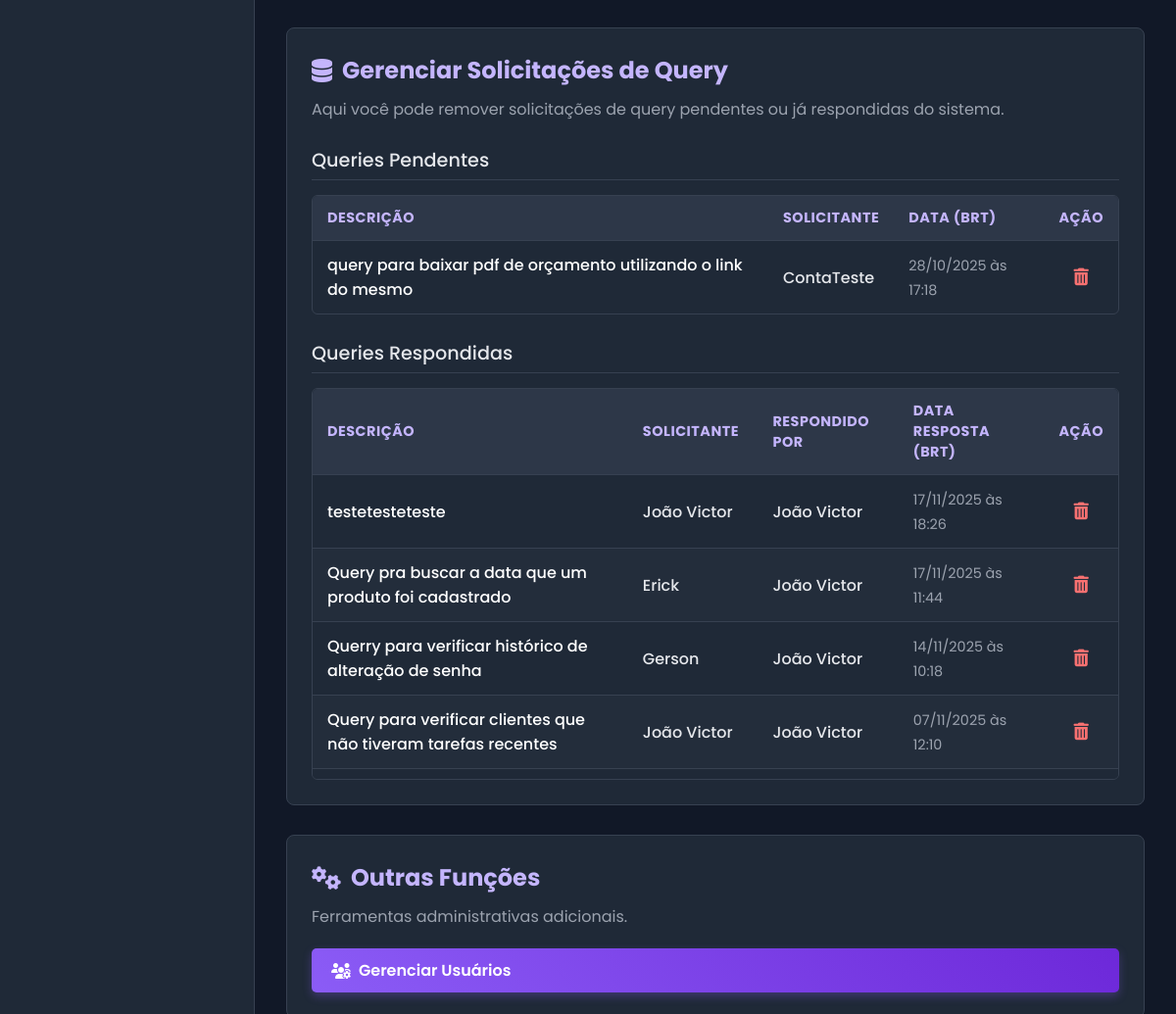
Page /admin (signed in, middle part) on the earlier database version.
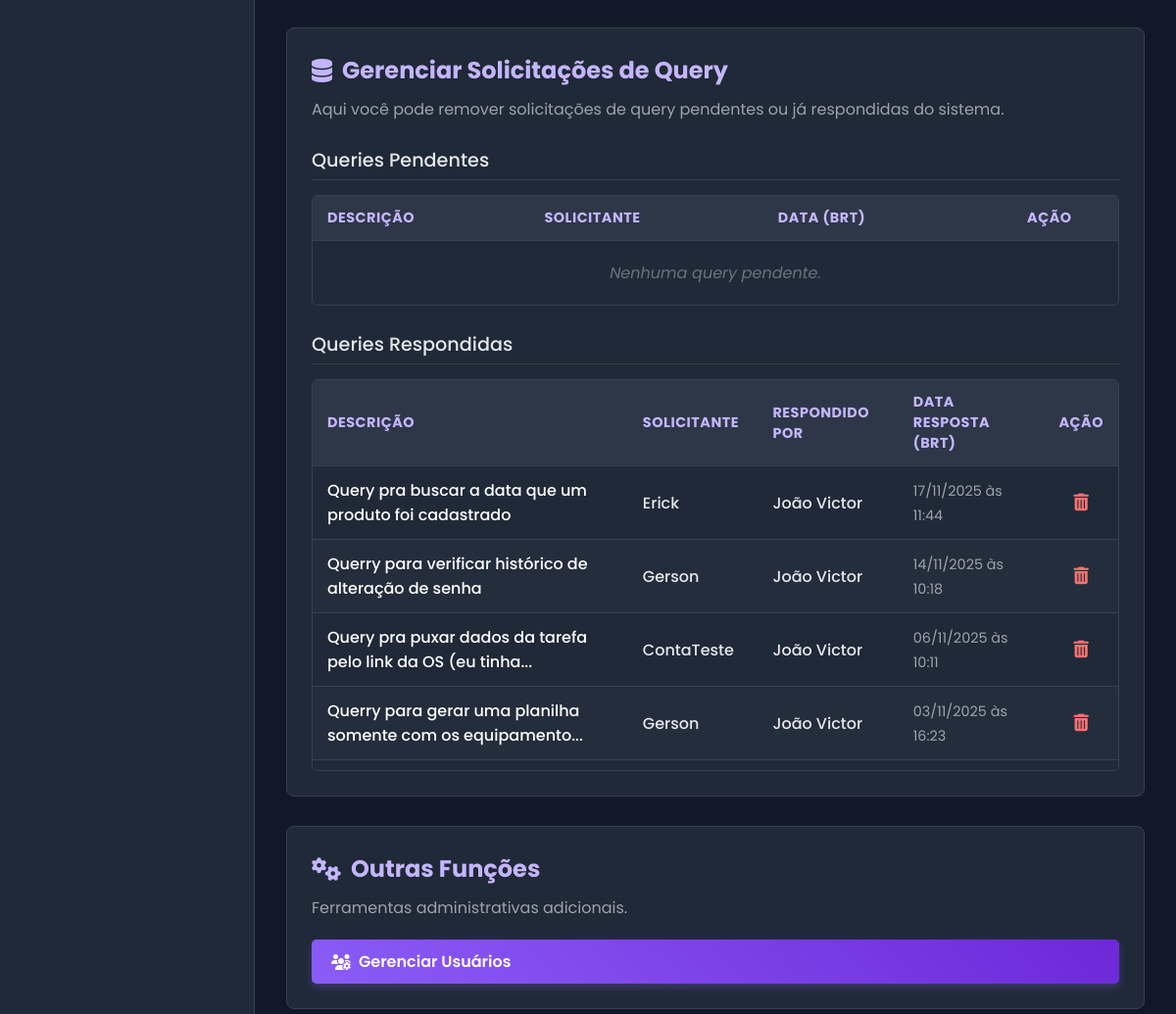
Same page on the later database version.
### app.py (models this page shows, shortened)
class QueryRequest(db.Model):
    id = db.Column(db.Integer, primary_key=True)
    description = db.Column(db.Text, nullable=False)
    sql_query = db.Column(db.Text, nullable=True)
    status = db.Column(db.String(20), default='Pendente', nullable=False)
    created_at = db.Column(db.DateTime, default=datetime.utcnow)
    answered_at = db.Column(db.DateTime, nullable=True)
    requester_id = db.Column(db.Integer, db.ForeignKey('user.id'), nullable=False)
    responder_id = db.Column(db.Integer, db.ForeignKey('user.id'), nullable=True)
    requester = db.relationship('User', foreign_keys=[requester_id])
    responder = db.relationship('User', foreign_keys=[responder_id])

class User(db.Model, UserMixin):
    id = db.Column(db.Integer, primary_key=True)
    name = db.Column(db.String(150), nullable=False)
    username = db.Column(db.String(80), unique=True, nullable=False)
    email = db.Column(db.String(120), unique=True, nullable=False)
    password_hash = db.Column(db.String(128), nullable=False)
    discord_id = db.Column(db.String(50), nullable=True, unique=True)
    is_admin = db.Column(db.Boolean, nullable=False, default=False)
    manager_id = db.Column(db.Integer, db.ForeignKey('user.id'), nullable=True) # <<< ADICIONADO AQUI
    lunch_start = db.Column(db.Time, nullable=True)
    lunch_end = db.Column(db.Time, nullable=True)

### app.py (the view)
@app.route('/admin')
@login_required
@admin_required
def admin_dashboard():
    export_form = EventExportForm()
    all_logs = EventLog.query.options(
        joinedload(EventLog.user),
        joinedload(EventLog.event_type)
    ).order_by(EventLog.timestamp.desc()).all()
    pending_queries = QueryRequest.query.options(
        joinedload(QueryRequest.requester) # Carrega dados do solicitante
    ).filter_by(status='Pendente').order_by(QueryRequest.created_at.desc()).all()
    answered_queries = QueryRequest.query.options(
        joinedload(QueryRequest.requester), # Carrega solicitante
        joinedload(QueryRequest.responder)  # Carrega quem respondeu
    ).filter_by(status='Respondida').order_by(QueryRequest.answered_at.desc()).all()
    return render_template('admin.html',
                           title="Painel Admin",
                           all_logs=all_logs,
                           export_form=export_form,
                           pending_queries=pending_queries,   # <-- Passa para o template
                           answered_queries=answered_queries  # <-- Passa para o template
                          )

### app.py (called while the page is built)
@app.context_processor
def inject_now():
    return {'now': datetime.utcnow()}

@app.template_filter('brt')
def format_datetime_brt(dt):
    if not dt:
        return "N/A"
    try:
        dt_brt = dt - timedelta(hours=3)
        return dt_brt.strftime('%d/%m/%Y às %H:%M')
    except Exception:
        return "Data Inválida"

@login_manager.user_loader
def load_user(user_id):
    return User.query.get(int(user_id))

def admin_required(f):
    @wraps(f)
    def decorated_function(*args, **kwargs):
        if not current_user.is_authenticated or not current_user.is_admin:
            flash('Você não tem permissão para acessar esta página.', 'danger')
            return redirect(url_for('index'))
        return f(*args, **kwargs)
    return decorated_function

### templates/admin.html (shortened to what this page needs)
{% extends "base.html" %}
{% block head_extra %}
<link rel="stylesheet" href="https://cdnjs.cloudflare.com/ajax/libs/font-awesome/6.2.0/css/all.min.css">
{% endblock %}
{% block content %}
<div class="page-container admin-page-wrapper">
    <div class="admin-section" style="margin-top: 30px;">
        <h2><i class="fa-solid fa-database"></i> Gerenciar Solicitações de Query</h2>
        <p>Aqui você pode remover solicitações de query pendentes ou já respondidas do sistema.</p>
        <h3 class="admin-subsection-title">Queries Pendentes</h3>
        <div class="log-table-container" style="max-height: 400px; overflow-y: auto; margin-top: 15px;">
            <table class="log-table">
                <thead>
                    <tr>
                        <th>Descrição</th>
                        <th>Solicitante</th>
                        <th>Data (BRT)</th>
                        <th style="text-align: center;">Ação</th>
                    </tr>
                </thead>
                <tbody>
                    {% for query in pending_queries %}
                    <tr>
                        <td><span class="log-event">{{ query.description|truncate(80, True) }}</span></td>
                        <td><span class="log-user">{{ query.requester.name if query.requester else 'N/A' }}</span></td>
                        <td><span class="log-time">{{ query.created_at | brt }}</span></td>
                        <td style="text-align: center;">
                            <form method="POST" action="{{ url_for('admin_delete_query', query_id=query.id) }}" onsubmit="return confirm('Tem certeza que deseja apagar esta query PENDENTE?');" style="margin: 0;">
                                <button type="submit" class="delete-btn-admin" title="Apagar Query">
                                    <i class="fa-solid fa-trash-can"></i>
                                </button>
                            </form>
                        </td>
                    </tr>
                    {% else %}
                    <tr>
                        <td colspan="4" style="text-align: center; padding: 20px; font-style: italic; color: #6b7280;">Nenhuma query pendente.</td>
                    </tr>
                    {% endfor %}
                </tbody>
            </table>
        </div>
        <h3 class="admin-subsection-title" style="margin-top: 25px;">Queries Respondidas</h3>
        <div class="log-table-container" style="max-height: 400px; overflow-y: auto; margin-top: 15px;">
            <table class="log-table">
                <thead>
                    <tr>
                        <th>Descrição</th>
                        <th>Solicitante</th>
                        <th>Respondido por</th>
                        <th>Data Resposta (BRT)</th>
                        <th style="text-align: center;">Ação</th>
                    </tr>
                </thead>
                <tbody>
                    {% for query in answered_queries %}
                    <tr>
                        <td><span class="log-event">{{ query.description|truncate(60, True) }}</span></td>
                        <td><span class="log-user">{{ query.requester.name if query.requester else 'N/A' }}</span></td>
                        <td><span class="log-user">{{ query.responder.name if query.responder else 'N/A' }}</span></td>
                        <td><span class="log-time">{{ query.answered_at | brt if query.answered_at else 'N/A' }}</span></td>
                        <td style="text-align: center;">
                            <form method="POST" action="{{ url_for('admin_delete_query', query_id=query.id) }}" onsubmit="return confirm('Tem certeza que deseja apagar esta query RESPONDIDA?');" style="margin: 0;">
                                <button type="submit" class="delete-btn-admin" title="Apagar Query">
                                    <i class="fa-solid fa-trash-can"></i>
                                </button>
                            </form>
                        </td>
                    </tr>
                    {% else %}
                    <tr>
                        <td colspan="5" style="text-align: center; padding: 20px; font-style: italic; color: #6b7280;">Nenhuma query respondida.</td>
                    </tr>
                    {% endfor %}
                </tbody>
            </table>
        </div>
    </div>
    <div class="admin-section" style="margin-top: 30px;">
        <h2><i class="fa-solid fa-cogs"></i> Outras Funções</h2>
        <p>Ferramentas administrativas adicionais.</p>
        <a href="{{ url_for('admin_listar_usuarios') }}" class="btn btn-primary" style="margin-right: 10px;">
            <i class="fa-solid fa-users-cog"></i> Gerenciar Usuários
        </a>
    </div>
</div>
{% endblock %}

### templates/base.html (shortened to what this page needs)
<!DOCTYPE html>
<html lang="pt-br">
<head>
    <link rel="stylesheet" href="{{ url_for('static', filename='css/style.css') }}">
    <link rel="stylesheet" href="https://cdnjs.cloudflare.com/ajax/libs/font-awesome/6.2.0/css/all.min.css">
    {% block head_extra %}{% endblock %} </head>
<body>
    <div class="main-container">
        <nav class="sidebar">
            <ul class="menu">
            </ul>
        </nav>
        <main class="content">
            {% block content %}{% endblock %}
        </main>
    </div>
</body>
</html>

### templates/admin.html (style rules this page uses)
.admin-section { background-color: #1f2937; border-radius: 8px; padding: 25px; border: 1px solid #374151; }
.admin-section h2 { color: #c4b5fd; margin-top: 0; margin-bottom: 10px; display: flex; align-items: center; gap: 10px; }
.admin-section p { color: #9ca3af; margin-bottom: 20px; }
.log-table-container { max-height: 600px; overflow-y: auto; border: 1px solid #374151; border-radius: 6px; background-color: #1f2937; }
.log-table { width: 100%; border-collapse: collapse; color: #bdc3c7; }
.log-table thead tr { background-color: #2d3748; position: sticky; top: 0; z-index: 1; }
.log-table th { color: #c4b5fd; font-size: 0.9em; text-transform: uppercase; letter-spacing: 0.5px; }
.log-table tbody tr:last-child td { border-bottom: none; }
.log-table tbody tr:nth-child(even) { background-color: #232d3b; }
.btn-primary { padding: 10px 20px; border: none; border-radius: 5px; background-image: linear-gradient(45deg, #8b5cf6, #6d28d9); color: #fff; font-size: 1em; font-weight: 600; cursor: pointer; text-decoration: none; transition: all 0.3s ease; box-shadow: 0 4px 10px rgba(139, 92, 246, 0.3); display: inline-flex; align-items: center; gap: 8px; }
.admin-subsection-title { color: #e5e7eb; font-size: 1.2em; font-weight: 500; margin-top: 25px; margin-bottom: 10px; padding-bottom: 5px; border-bottom: 1px solid #374151; }

Differences in the rows shown:
removed QueryRequest: description "query para baixar pdf de orçamento utilizando o link do mesmo", requester "ContaTeste", created_at|brt "28/10/2025 às 17:18", shown under "Queries Pendentes"
removed QueryRequest: description "testetesteteste", requester "João Victor", responder "João Victor", answered_at|brt "17/11/2025 às 18:26", shown under "Queries Respondidas"
removed QueryRequest: description "Query para verificar clientes que não tiveram tarefas recentes", requester "João Victor", responder "João Victor", answered_at|brt "07/11/2025 às 12:10", shown under "Queries Respondidas"
now on this page (row unchanged): QueryRequest: description "Query pra puxar dados da tarefa pelo link da OS (eu tinha...", requester "ContaTeste", responder "João Victor", answered_at|brt "06/11/2025 às 10:11", shown under "Queries Respondidas"
now on this page (row unchanged): QueryRequest: description "Querry para gerar uma planilha somente com os equipamento...", requester "Gerson", responder "João Victor", answered_at|brt "03/11/2025 às 16:23", shown under "Queries Respondidas"
Other differences:
text now shown: "Nenhuma query pendente."
